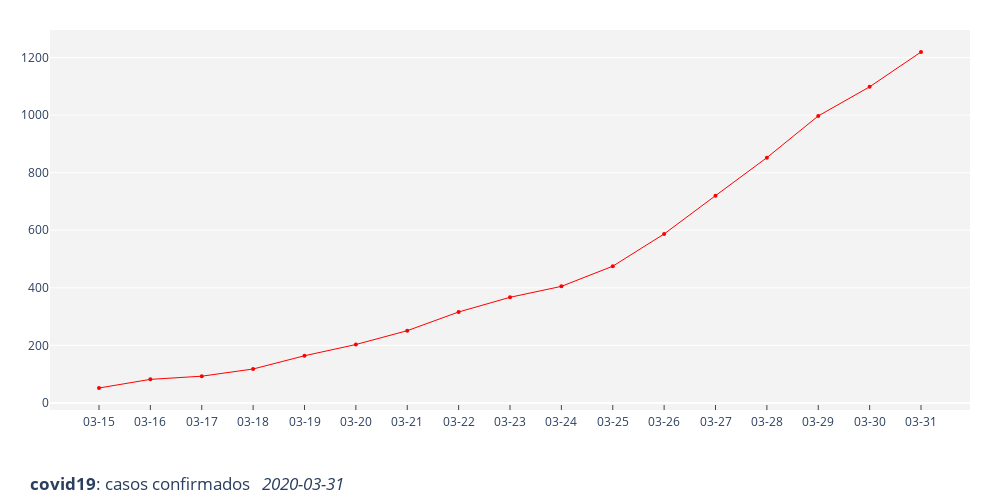

The notebook cell this image was saved under:
### Code cell
fig.data[0].update(mode='markers+lines')
fig

### Figure 1 — Plotly figure (JSON) as saved in the notebook; plotly's stock layout.template omitted (floating-point values rounded to 4 significant figures)
{"data": [{"line": {"width": 1}, "marker": {"color": "rgb(255, 0, 0)", "size": 4}, "mode": "markers+lines", "type": "scatter", "x": ["2020-03-15T00:00:00", "2020-03-16T00:00:00", "2020-03-17T00:00:00", "2020-03-18T00:00:00", "2020-03-19T00:00:00", "2020-03-20T00:00:00", "2020-03-21T00:00:00", "2020-03-22T00:00:00", "2020-03-23T00:00:00", "2020-03-24T00:00:00", "2020-03-25T00:00:00", "2020-03-26T00:00:00", "2020-03-27T00:00:00", "2020-03-28T00:00:00", "2020-03-29T00:00:00", "2020-03-30T00:00:00", "2020-03-31T00:00:00"], "y": [52, 82, 93, 118, 164, 203, 251, 316, 367, 405, 475, 587, 720, 852, 997, 1098, 1219]}], "layout": {"autosize": false, "height": 500, "margin": {"b": 90, "l": 50, "r": 30, "t": 30}, "plot_bgcolor": "rgb(243, 243, 243)", "title": {"text": "<b>covid19</b>: casos confirmados   <i>2020-03-31</i>", "x": 0.03, "y": 0.02}, "width": 1000, "xaxis": {"autorange": true, "dtick": "2000-01-01", "linewidth": 2, "range": ["2020-03-14 01:06:34.1606", "2020-03-31 22:53:25.8394"], "showgrid": false, "showline": true, "tickformat": "%m-%d", "ticklen": 5, "ticks": "inside", "type": "date"}, "yaxis": {"autorange": true, "range": [-24.41, 1295.0], "type": "linear"}}}
